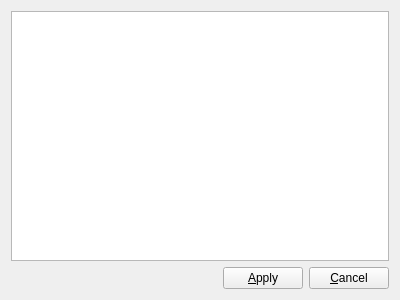
<?xml version="1.0" encoding="UTF-8"?>
<ui version="4.0">
 <class>DiffDialog</class>
 <widget class="QWidget" name="DiffDialog">
  <property name="geometry">
   <rect>
    <x>0</x>
    <y>0</y>
    <width>400</width>
    <height>300</height>
   </rect>
  </property>
  <property name="windowTitle">
   <string>Form</string>
  </property>
  <layout class="QGridLayout" name="gridLayout">
   <item row="0" column="0" colspan="3">
    <widget class="QTextBrowser" name="textBrowser"/>
   </item>
   <item row="1" column="0">
    <spacer name="horizontalSpacer">
     <property name="orientation">
      <enum>Qt::Horizontal</enum>
     </property>
     <property name="sizeHint" stdset="0">
      <size>
       <width>207</width>
       <height>20</height>
      </size>
     </property>
    </spacer>
   </item>
   <item row="1" column="1">
    <widget class="QPushButton" name="pushButton_Apply">
     <property name="text">
      <string>&amp;Apply</string>
     </property>
    </widget>
   </item>
   <item row="1" column="2">
    <widget class="QPushButton" name="pushButton_Cancel">
     <property name="text">
      <string>&amp;Cancel</string>
     </property>
    </widget>
   </item>
  </layout>
 </widget>
 <resources/>
 <connections/>
</ui>
